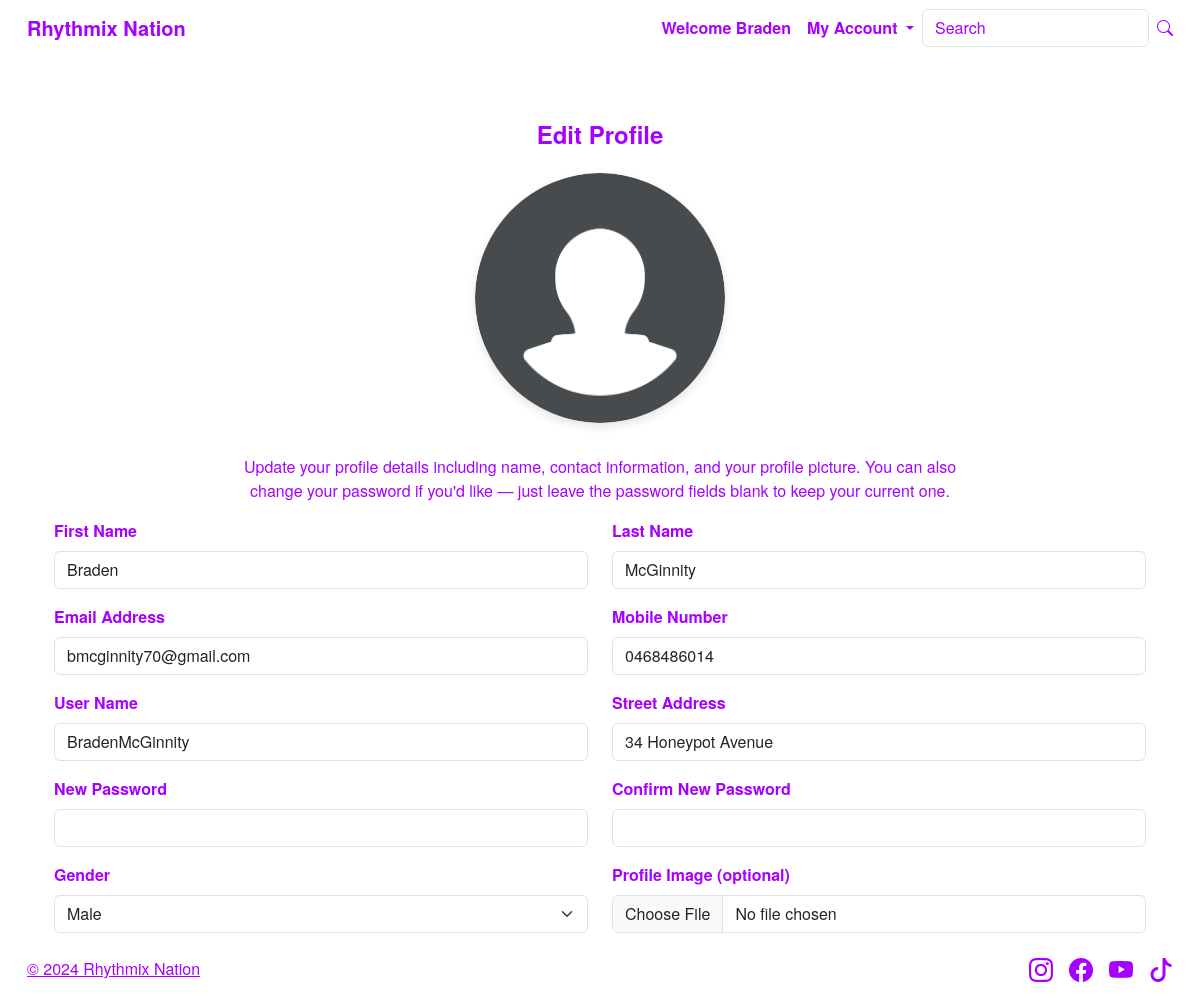
Screenshot of /profile (signed in) with the database file from the repository.
### website/models.py (models this page shows, shortened)
class User(db.Model, UserMixin):
    __tablename__ = 'users'
    id = db.Column(db.Integer, primary_key=True)
    username = db.Column(db.String(150), unique=True, nullable=False)
    first_name = db.Column(db.String(150), nullable=False)
    last_name = db.Column(db.String(150), nullable=False)
    phone_number = db.Column(db.String(150), nullable=False)
    street_address = db.Column(db.String(150), nullable=False)
    email = db.Column(db.String(255), unique=True, nullable=False)
    password_hash = db.Column(db.String(255), nullable=False)
    date_joined = db.Column(db.DateTime, default=datetime.now())
    comments = db.relationship('Comment', backref='user')
    gender = db.Column(db.String(10), nullable=False)
    profile_image = db.Column(db.String(150), nullable=True, default='img/default_avatar.png')

### website/auth.py (the view, shortened to what this page needs)
@auth_bp.route('/profile', methods=['GET', 'POST'])
@login_required
def profile():
    form = ProfileEditForm(obj=current_user)
    return render_template('profile.html', form=form, heading="Edit Profile")

### website/templates/profile.html (shortened to what this page needs)
{% extends "base.html" %}
{% block content %}
<div class="container mt-5">
    <div class="row justify-content-center">
        <div class="col-md-8">
            <div class="page-header text-center mb-4">
                <h4>{{ heading }}</h4>
            </div>
            <form method="POST" enctype="multipart/form-data">
                <div class="text-center w-100 w-xl-50 mb-3 mb-xl-0">
                    <img src="{{ url_for('static', filename=current_user.profile_image or 'img/default_avatar.png') }}"
                        class="profile-avatar"
                        alt="Your Profile Picture">
                </div>
                    <div class="w-100 w-xl-50">
                        <p class="text-center">
                            Update your profile details including name, contact information, and your profile picture. You can also change your password if you'd like — just leave the password fields blank to keep your current one.
                        </p>
                    </div>
                </div>
                <div class="row mb-3">
                    <div class="col-md-6">
                        {{ form.first_name.label(class="form-label") }}
                        {{ form.first_name(class="form-control") }}
                    </div>
                    <div class="col-md-6">
                        {{ form.last_name.label(class="form-label") }}
                        {{ form.last_name(class="form-control") }}
                    </div>
                </div>
                <div class="row mb-3">
                    <div class="col-md-6">
                        {{ form.email.label(class="form-label") }}
                        {{ form.email(class="form-control") }}
                    </div>
                    <div class="col-md-6">
                        {{ form.phone_number.label(class="form-label") }}
                        {{ form.phone_number(class="form-control") }}
                    </div>
                </div>
                <div class="row mb-3">
                    <div class="col-md-6">
                        {{ form.username.label(class="form-label") }}
                        {{ form.username(class="form-control") }}
                    </div>
                    <div class="col-md-6">
                        {{ form.street_address.label(class="form-label") }}
                        {{ form.street_address(class="form-control") }}
                    </div>
                </div>
                <div class="row mb-3">
                    <div class="col-md-6">
                        {{ form.password.label(class="form-label") }}
                        {{ form.password(class="form-control") }}
                    </div>
                    <div class="col-md-6">
                        {{ form.confirm.label(class="form-label") }}
                        {{ form.confirm(class="form-control") }}
                    </div>
                </div>
                <div class="row mb-3">
                    <div class="col-md-6">
                        {{ form.gender.label(class="form-label") }}
                        {{ form.gender(class="form-select") }}
                    </div>
                    <div class="col-md-6">
                        {{ form.profile_image.label(class="form-label") }}
                        {{ form.profile_image(class="form-control") }}
                    </div>
                </div>
                <div class="mb-3">
                </div>
        </div>
    </div>
</div>
{% endblock %}

### website/templates/base.html (shortened to what this page needs)
<!DOCTYPE html>
<html>
<head>
    <link href="https://cdn.jsdelivr.net/npm/bootstrap@5.3.2/dist/css/bootstrap.min.css" rel="stylesheet">
    <link rel="stylesheet" href="{{ url_for('static', filename='style/styles.css') }}">
    <link rel="stylesheet" href="https://cdn.jsdelivr.net/npm/bootstrap-icons@1.10.5/font/bootstrap-icons.css">
</head>
<body>
<div class="wrapper d-flex flex-column min-vh-100">
    <header>
        <nav class="navbar navbar-expand-lg">
            <div class="container-fluid">
                <a class="navbar-brand page-title" href="{{ url_for('main.index') }}">Rhythmix Nation</a>
                <div class="collapse navbar-collapse justify-content-end" id="navbarSupportedContent">
                    <ul class="navbar-nav mb-2 mb-lg-0">
                        {% if current_user.is_authenticated %}
                            <li class="nav-item">
                                <span class="nav-link disabled text-muted">Welcome {{ current_user.first_name }}</span>
                            </li>
                            <li class="nav-item dropdown">
                                <a class="nav-link dropdown-toggle" href="#" role="button" data-bs-toggle="dropdown" aria-expanded="false">
                                    My Account
                                </a>
                            </li>
                        {% endif %}
                    </ul>
                    <form action="{{ url_for('main.search') }}" method="get" class="form-inline d-flex flex-nowrap align-items-center" role="search">
                        <input class="form-control me-2" type="text" name="search" id="searchForm"
                            value="{{ request.args.get('search', '') }}" placeholder="Search" aria-label="Search">
                        <button type="submit" class="icon-button" aria-label="Search">
                            <i class="bi bi-search"></i>
                        </button>
                    </form>
                </div>
            </div>
        </nav>
    </header>
    <main class="flex-grow-1">
        {% block content %}{% endblock %}
    <footer class="footer mt-auto py-3 border-top bg-light text-center">
        <div class="container-fluid d-flex flex-wrap justify-content-between align-items-center">
            <div class="col-md-4 d-flex align-items-center">
                <a class="mb-3 mb-md-0 text-muted" href="404.html">© 2024 Rhythmix Nation</a>
            </div>
            <ul class="nav col-md-4 justify-content-end list-unstyled d-flex">
                <li class="ms-3"><a class="text-muted" href="https://www.instagram.com" target="_blank"><i class="bi bi-instagram" style="font-size: 1.5rem;"></i></a></li>
                <li class="ms-3"><a class="text-muted" href="https://www.facebook.com" target="_blank"><i class="bi bi-facebook" style="font-size: 1.5rem;"></i></a></li>
                <li class="ms-3"><a class="text-muted" href="https://www.youtube.com" target="_blank"><i class="bi bi-youtube" style="font-size: 1.5rem;"></i></a></li>
                <li class="ms-3"><a class="text-muted" href="https://www.tiktok.com" target="_blank"><i class="bi bi-tiktok" style="font-size: 1.5rem;"></i></a></li>
            </ul>
        </div>
    </footer>
</body>
</html>

### website/static/style/styles.css (style rules this page uses)
body { font-family: "Helvetica Neue", Arial, sans-serif; background-color: #fff; color: #a600ff !important; }
.text-muted { color: #a600ff !important; }
.form-control::placeholder { color: #a600ff; }
strong, .modal-label, .section-title, h1, h2, h3, h4, h5, h6 { font-weight: bold; }
header { padding-inline: 15px; }
.navbar { background-color: #fff; }
.navbar-brand { font-weight: bold; color: #a600ff !important; text-decoration: none; }
.nav-link { font-weight: bold; color: #a600ff !important; text-decoration: none; }
.icon-button, .icon-button:hover .button-color, .button-color:hover, .button-color:focus, .button-color:active, .button-color.active, .button-color:visited { background-color: #a600ff !important; border-color: #a600ff !important; color: #fff !important; }
footer { padding-inline: 15px; }
html, body { height: 100%; }
body { display: flex; flex-direction: column; min-height: 100vh; }
main { flex: 1; }
.form-label, .section-title { color: #a600ff; font-weight: bold; text-decoration: none; }
.wrapper { display: flex; flex-direction: column; min-height: 100vh; }
main { flex-grow: 1; }
.footer { margin-top: auto; background-color: #fff !important; border-top: none !important; }
.profile-avatar { width: 250px; height: 250px; object-fit: cover; border-radius: 50%; box-shadow: 0 4px 10px rgba(0, 0, 0, 0.1); margin-bottom: 2rem; }
.icon-button { background: transparent; border: none; display: flex; align-items: center; justify-content: center; cursor: pointer; }
.icon-button { background: none !important; border: none !important; outline: none !important; box-shadow: none !important; padding: 0 !important; margin: 0 !important; display: inline-flex; align-items: center; justify-content: center; cursor: pointer; }
.icon-button i { color: #a600ff !important; }

### rows the page displays
User: first_name "Braden", profile_image (placeholder picture), last_name "McGinnity", email "bmcginnity70@gmail.com", phone_number "0468486014", username "BradenMcGinnity", street_address "34 Honeypot Avenue", gender "Male"

### other values shown
{{ heading }} "Edit Profile"
